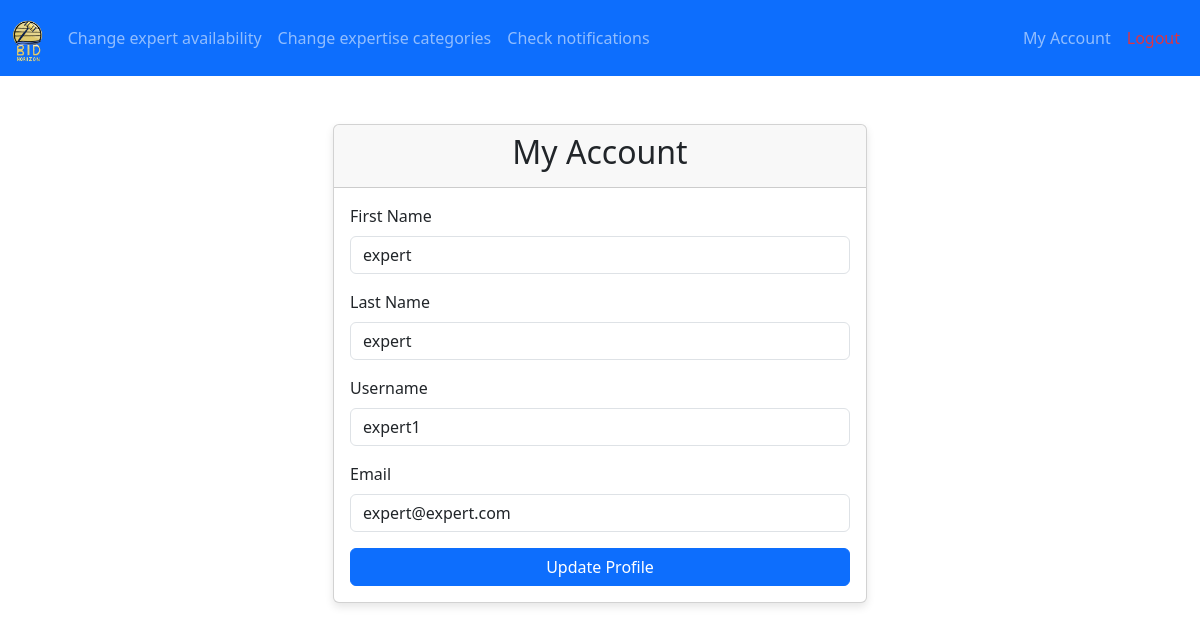
The app's page /expert_account (signed in) with its own data.
### app/models.py (models this page shows, shortened)
class User(db.Model, UserMixin):
    __tablename__ = 'users'
    id = db.Column(db.Integer, primary_key=True)
    username = db.Column(db.String(64), unique=True, nullable=False)
    email = db.Column(db.String(120), unique=True, nullable=False)
    password_hash = db.Column(db.String(256), nullable=False)
    first_name = db.Column(db.String(64))
    last_name = db.Column(db.String(64))
    priority = db.Column(db.Integer, default=UserPriority.GENERAL_USER.value)
    created_at = db.Column(db.DateTime, default=datetime.utcnow)
    last_login = db.Column(db.DateTime)
    card_number_hash = db.Column(db.String(256))
    card_expiry = db.Column(db.String(10))
    items_sold = db.relationship('Item', backref='seller', lazy='dynamic', foreign_keys='Item.seller_id', cascade="all, delete-orphan")
    items_won = db.relationship('Item', backref='winner', lazy='dynamic', foreign_keys='Item.winner_id', cascade="all, delete-orphan")
    bids = db.relationship('Bid', backref='bidder', lazy='dynamic', cascade="all, delete-orphan")
    watched_items = db.relationship('Item', secondary=user_watched_auctions, lazy='dynamic',
                                   backref=db.backref('watchers', lazy='dynamic'))
    expertise = db.relationship('ExpertCategory', backref='expert', lazy='dynamic', cascade="all, delete-orphan")
    availability = db.relationship('ExpertAvailability', backref='expert', lazy='dynamic', cascade="all, delete-orphan")
    authentication_requests = db.relationship('AuthenticationRequest', backref='expert', lazy='dynamic',
                                             foreign_keys='AuthenticationRequest.expert_id')
    notifications = db.relationship('Notification', back_populates='user', cascade="all, delete-orphan")

### app/views.py (the view)
@views.route('/expert_account', methods=['GET', 'POST'])
@login_required
def expert_account():
    if current_user.priority != UserPriority.EXPERT.value:
        flash("Access denied.", "danger")
        return redirect(url_for('views.home'))
    form = AccountUpdateForm(current_user)
    if form.validate_on_submit():
        current_user.first_name = form.first_name.data
        current_user.last_name = form.last_name.data
        current_user.username = form.username.data
        current_user.email = form.email.data
        try:
            db.session.commit()
            flash('Your account has been updated!', 'success')
            return redirect(url_for('views.expert_account'))
        except:
            db.session.rollback()
            flash('An error occurred while updating your account.', 'danger')
    elif request.method == 'GET':
        form.first_name.data = current_user.first_name
        form.last_name.data = current_user.last_name
        form.username.data = current_user.username
        form.email.data = current_user.email
    return render_template('expert_account.html', form=form)

### app/forms.py (shortened to what this page needs)
class AccountUpdateForm(FlaskForm):
    first_name = StringField('First Name', validators=[Length(max=64)])
    last_name = StringField('Last Name', validators=[Length(max=64)])
    email = StringField('Email', validators=[DataRequired(), Email(message="Invalid email address"), Regexp(r'^[^@]+@[^@]+\.[^@]+$', message="Invalid email format"), Length(min = 3, max=100, message="Email should be between 3 and 100 characters")])
    username = StringField('Username', validators=[DataRequired(), Length(min=3, max=64)])
    submit = SubmitField('Update Profile')
    def __init__(self, current_user, *args, **kwargs):
        super(AccountUpdateForm, self).__init__(*args, **kwargs)
        self.current_user = current_user

### app/__init__.py (called while the page is built)
def create_app():
    import os
    app = Flask(__name__,)
    env = os.getenv('FLASK_ENV', 'development')
    app.config.from_object(config_dict.get(env, 'development'))
    mail.init_app(app)
    Bootstrap(app)
    csrf = CSRFProtect(app)
    db.init_app(app)
    Migrate(app, db)
    login_manager = LoginManager(app)
    login_manager.init_app(app)
    @login_manager.user_loader
    def load_user(user_id):
        return models.User.query.get(int(user_id))
    from app import models
    from app.views import views  # Import blueprint
    app.register_blueprint(views, url_prefix='/')
    thread = threading.Thread(target=check_auctions, args=(app,), daemon=True)
    thread.start()
    return app

### app/templates/expert_account.html (shortened to what this page needs)
{% extends "expert_base.html" %}
{% block content %}
<div class="container mt-5">
    <div class="row justify-content-center">
        <div class="col-md-6">
            <div class="card">
                <div class="card-header">
                    <h2 class="text-center">My Account</h2>
                </div>
                <div class="card-body">
                    <form method="POST" action="{{ url_for('views.expert_account') }}">
                        <div class="mb-3">
                            {{ form.first_name.label(class="form-label") }}
                            {{ form.first_name(class="form-control") }}
                        </div>
                        <div class="mb-3">
                            {{ form.last_name.label(class="form-label") }}
                            {{ form.last_name(class="form-control") }}
                        </div>
                        <div class="mb-3">
                            {{ form.username.label(class="form-label") }}
                            {{ form.username(class="form-control") }}
                        </div>
                        <div class="mb-3">
                            {{ form.email.label(class="form-label") }}
                            {{ form.email(class="form-control") }}
                        </div>
                        <div class="d-grid">
                            {{ form.submit(class="btn btn-primary") }}
                        </div>
                    </form>
                </div>
            </div>
        </div>
    </div>
</div>
{% endblock %}

### app/static/css/style.css (style rules this page uses)
body { background-color: #FAF3E0; font-family: Arial, sans-serif; color: #2B2D42; }
.card { border-radius: 10px; box-shadow: 0 4px 8px rgba(0, 0, 0, 0.1); }
.btn-primary { background-color: #E2C044; border: none; }

### records on screen
User: first_name "expert", last_name "expert", username "expert1", email "expert@expert.com"
